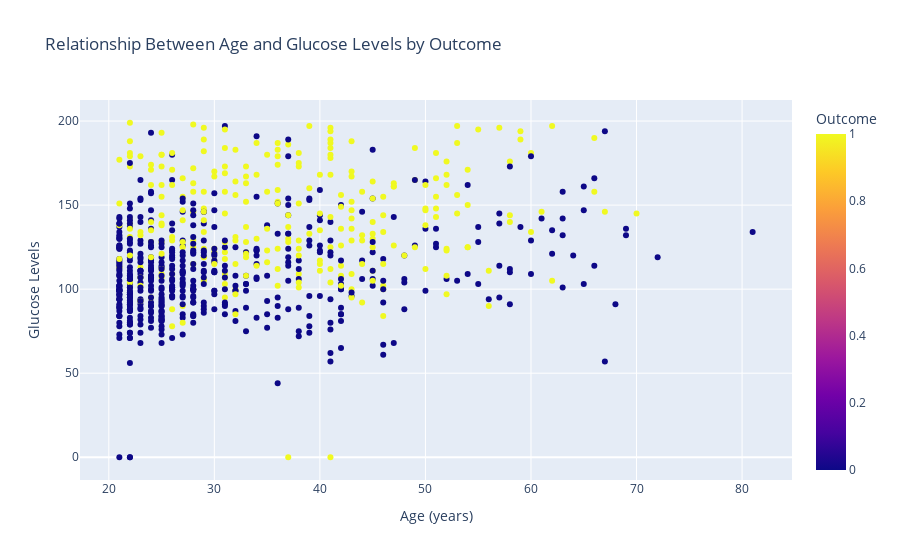

The notebook cell this image was saved under:
### Markdown cell above
There is a strong positive correlation between Glucose and Outcome (diabetes status), highlighting that higher glucose levels are associated with diabetes.
BMI and Age also show moderate positive correlations with Outcome, supporting the idea that these factors contribute to diabetes risk.
Some variables, such as BloodPressure and SkinThickness, have weaker correlations, suggesting they may have less direct influence on diabetes.

### Code cell
# 6. Scatter Plot: Relationship Between Age and Diabetes Outcome
fig6 = px.scatter(df, x='Age', y='Glucose', color='Outcome',
                  title="Relationship Between Age and Glucose Levels by Outcome",
                  labels={'Age': 'Age (years)', 'Glucose': 'Glucose Levels'},
                  hover_data=['BMI', 'DiabetesPedigreeFunction'])

fig6.show()

### Figure 1 — Plotly figure (JSON) as saved in the notebook; plotly's stock layout.template omitted (floating-point values rounded to 4 significant figures; data arrays with more than 128 entries replaced by an {"elided": "..."} marker saying what was removed)
{"data": [{"customdata": {"elided": "768x2 float values"}, "hovertemplate": "Age (years)=%{x}<br>Glucose Levels=%{y}<br>BMI=%{customdata[0]}<br>DiabetesPedigreeFunction=%{customdata[1]}<br>Outcome=%{marker.color}<extra></extra>", "legendgroup": "", "marker": {"color": {"elided": "768 int values"}, "coloraxis": "coloraxis", "symbol": "circle"}, "mode": "markers", "name": "", "orientation": "v", "showlegend": false, "type": "scatter", "x": {"elided": "768 int values"}, "xaxis": "x", "y": {"elided": "768 int values"}, "yaxis": "y"}], "layout": {"coloraxis": {"colorbar": {"title": {"text": "Outcome"}}, "colorscale": [[0, "#0d0887"], [0.1111, "#46039f"], [0.2222, "#7201a8"], [0.3333, "#9c179e"], [0.4444, "#bd3786"], [0.5556, "#d8576b"], [0.6667, "#ed7953"], [0.7778, "#fb9f3a"], [0.8889, "#fdca26"], [1, "#f0f921"]]}, "legend": {"tracegroupgap": 0}, "title": {"text": "Relationship Between Age and Glucose Levels by Outcome"}, "xaxis": {"anchor": "y", "domain": [0, 1], "title": {"text": "Age (years)"}}, "yaxis": {"anchor": "x", "domain": [0, 1], "title": {"text": "Glucose Levels"}}}}
